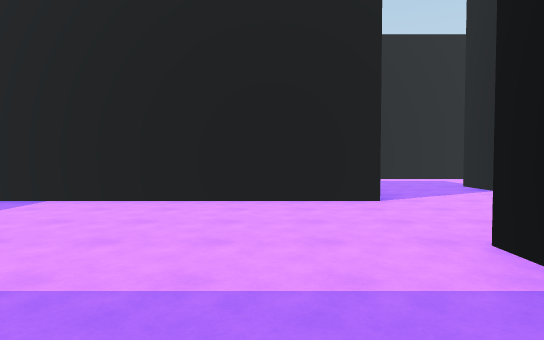
view 1 (above)

17 first-person views from a walk through a scene from a Unity 3-D project. The camera is 1.5 m above the floor, tilts 2° down and sees 75° across. The floor is counted in squares, 2 m on a side. Each view is taken from the middle of a square. On the plan, view 1 faces up. The plan holds only what a view shows up to about 11 squares ahead; the rest is blank. The place goes on beyond the plan. The player character is not drawn.

view 2
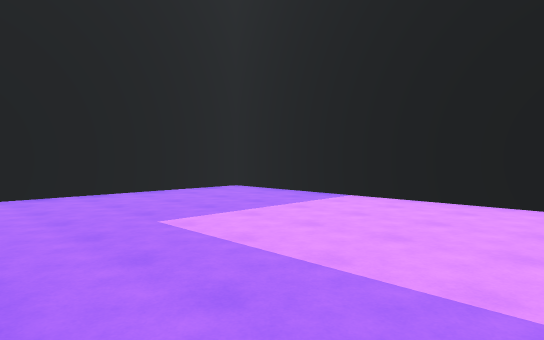

view 3
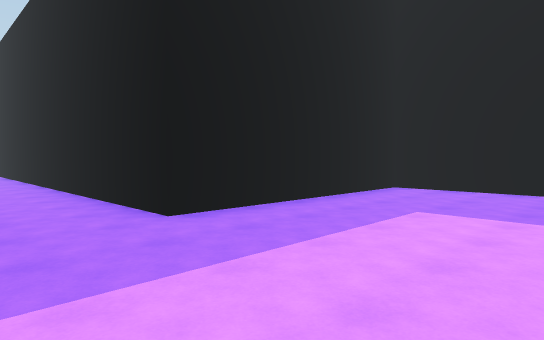

view 4
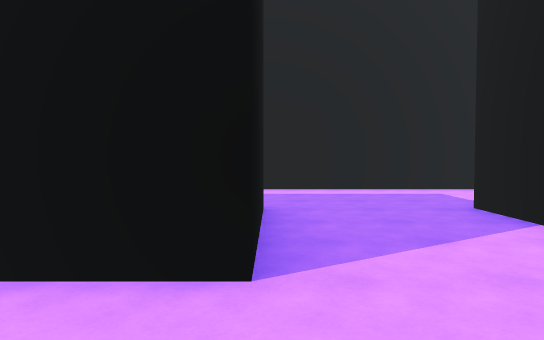

view 5
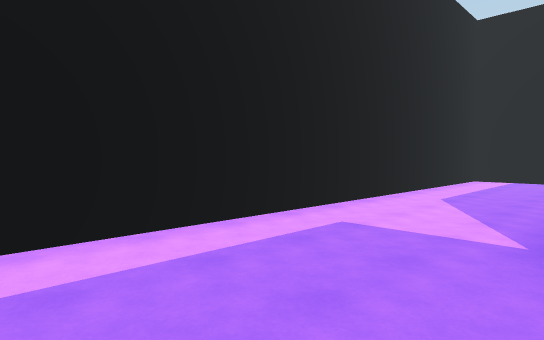

view 6
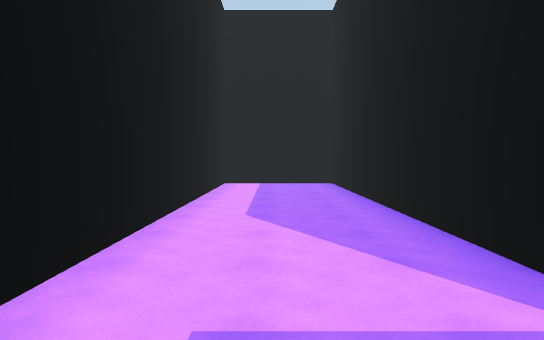

view 7
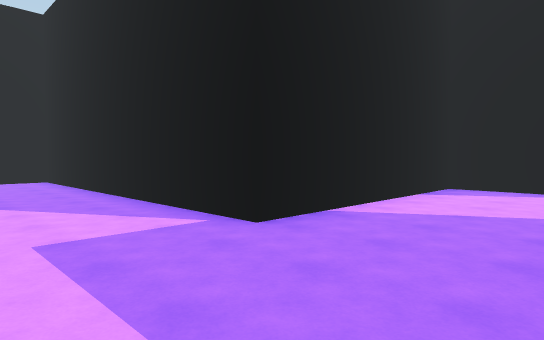

view 8
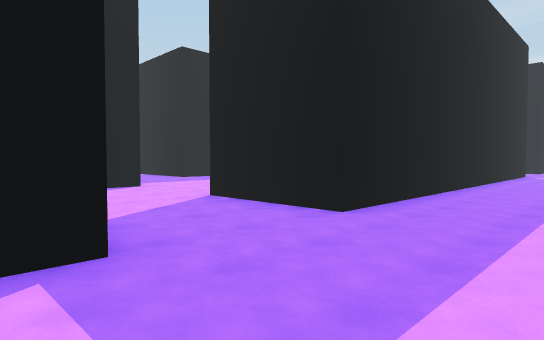

view 9
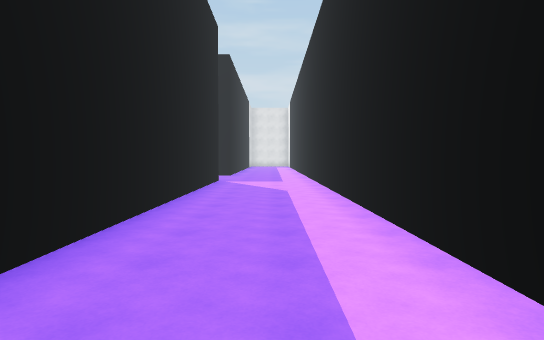

view 10
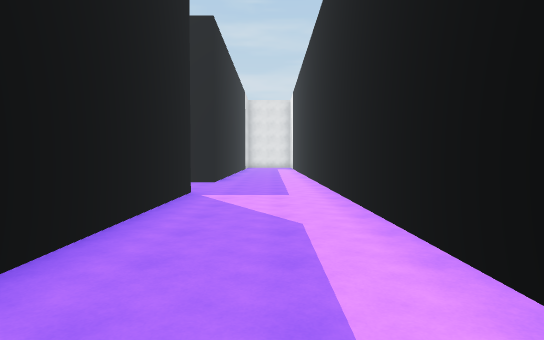

view 11
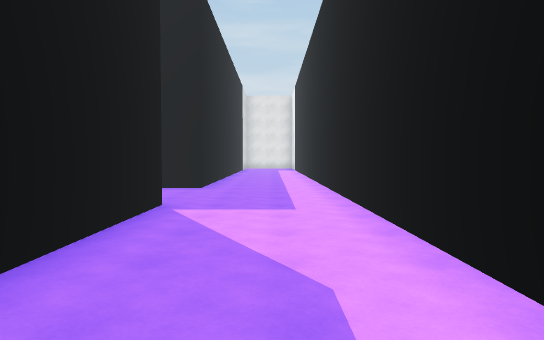

view 12
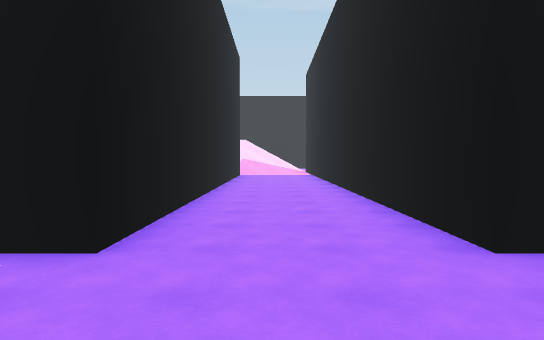

view 13
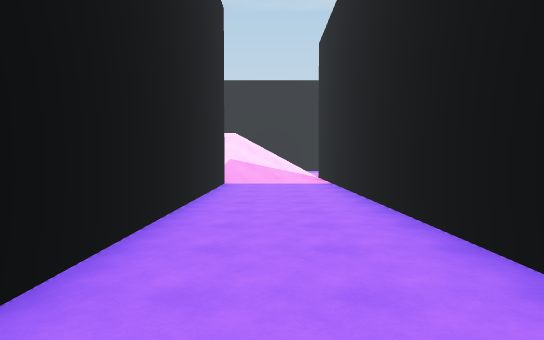

view 14
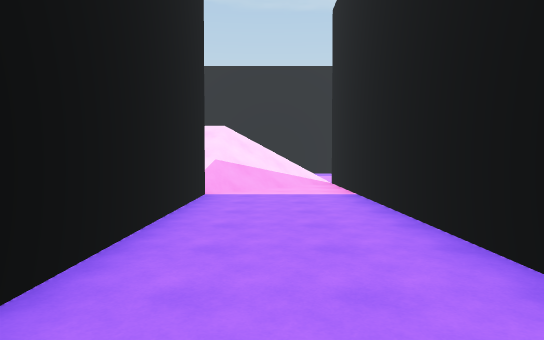

view 15
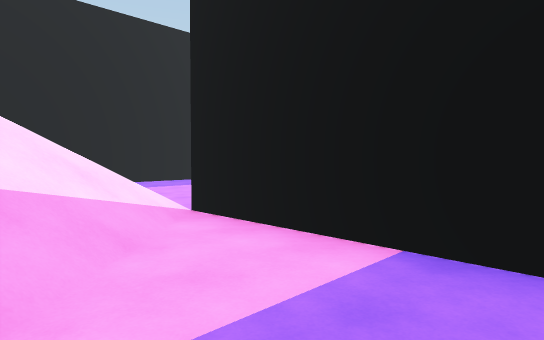

view 16
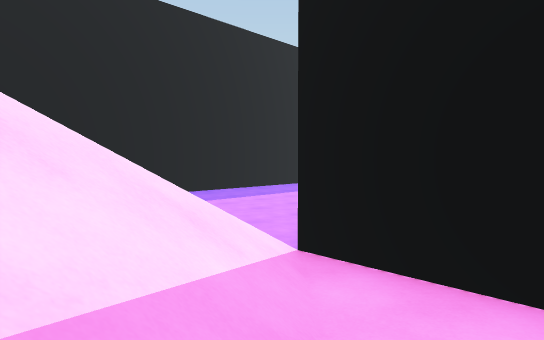

view 17
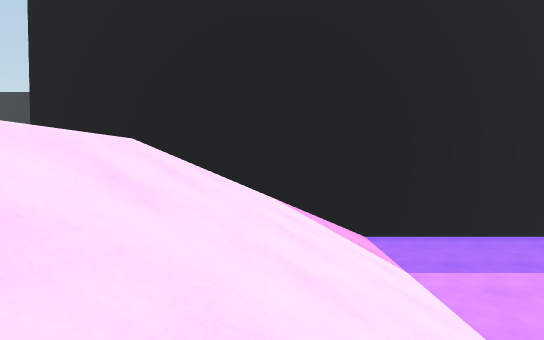

### Floor plan
Key: @ floor where view 1 was taken; # wall or solid block; . floor; / step, stairs or slope.
Columns run from 17 left of view 1 to 15 right of it. Each row starts with its distance up from view 1.
 13  ################  ##############
 12  ................. .............#
 11  ...............................#
 10  ...............................#
  9  ###...############...###########
  8    #...#  #########...#
  7    #...# ##########...#
  6    #...###............#
  5    #...###............#
  4    #...###............#
  3    #...###.........####
  2    #...###.........
  1    #...###.........
  0    #...#########.@.
 -1    #...#       #..
 -2    #...#       #..
 -3    #...#       #..
 -4    #..//       #..
 -5    #.///       #..
 -6    #////       #..
 -7   .. //        #.
 -8  ...///        #.
 -9 ....///        #.
-10 ....///
-11 ....//
-12 ..../
-13 ######

Positions as (right, up) in squares from view 1, and headings:
1: (0, 0), facing up
2: (0, 0), facing up-left
3: (1, 4), facing down-left
4: (2, 4), facing up
5: (2, 9), facing up-right
6: (4, 11), facing right
7: (2, 12), facing down-right
8: (6, 12), facing down-left
9: (1, 11), facing left
10: (-3, 11), facing left
11: (-5, 11), facing left
12: (-12, 12), facing down
13: (-12, 7), facing down
14: (-12, 4), facing down
15: (-11, -2), facing down-left
16: (-11, -4), facing down-left
17: (-12, -6), facing down
